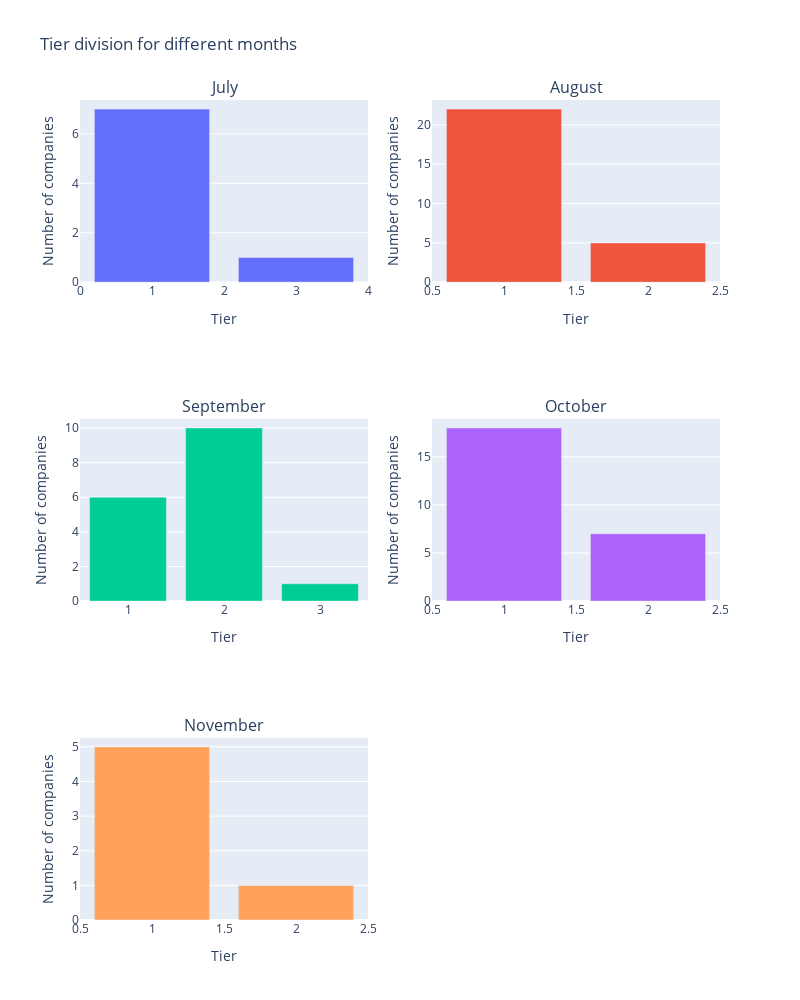

The code cell stored with this chart in its notebook:
### Code cell
from plotly.subplots import make_subplots
fig = make_subplots(rows=3, cols=2,subplot_titles=('July',"August","September","October","November"))
current=1
current_col = 1
for i in range(8,13):
    modified = df[(df['Date that the company has come']<datetime.datetime.strptime("2019-"+str(i)+"-01","%Y-%m-%d")) & (df['Date that the company has come']>datetime.datetime.strptime("2019-"+str(i-1)+"-01","%Y-%m-%d"))]
    #print('modified',modified)
    if(len(modified)):
        tier = dict(Counter(modified['Tier']))
        #print(current,current_col)
        fig.add_trace(go.Bar(x=list(tier.keys()),y=list(tier.values()),hovertext=list(tier.values())),row = current,col = current_col)
        current_col+=1
        #print(current,current_col)
        if(current_col==3):
            current_col=1
            current+=1
fig.update_layout(showlegend=False,height=1000,width=800,title="Tier division for different months") 


fig.update_yaxes(title_text="Number of companies", row=1, col=1)
fig.update_yaxes(title_text="Number of companies", row=1, col=2)
fig.update_yaxes(title_text="Number of companies", row=2, col=1)
fig.update_yaxes(title_text="Number of companies", row=2, col=2)
fig.update_yaxes(title_text="Number of companies", row=3, col=1)

fig.update_xaxes(title_text="Tier", row=1, col=1)
fig.update_xaxes(title_text="Tier", row=1, col=2)
fig.update_xaxes(title_text="Tier", row=2, col=1)
fig.update_xaxes(title_text="Tier", row=2, col=2)
fig.update_xaxes(title_text="Tier", row=3, col=1)
iplot(fig)

### Figure 1 — Plotly figure (JSON) as saved in the notebook; plotly's stock layout.template omitted (floating-point values rounded to 4 significant figures)
{"data": [{"hovertext": ["7", "1"], "type": "bar", "x": [1, 3], "xaxis": "x", "y": [7, 1], "yaxis": "y"}, {"hovertext": ["22", "5"], "type": "bar", "x": [1, 2], "xaxis": "x2", "y": [22, 5], "yaxis": "y2"}, {"hovertext": ["10", "6", "1"], "type": "bar", "x": [2, 1, 3], "xaxis": "x3", "y": [10, 6, 1], "yaxis": "y3"}, {"hovertext": ["7", "18"], "type": "bar", "x": [2, 1], "xaxis": "x4", "y": [7, 18], "yaxis": "y4"}, {"hovertext": ["5", "1"], "type": "bar", "x": [1, 2], "xaxis": "x5", "y": [5, 1], "yaxis": "y5"}], "layout": {"annotations": [{"font": {"size": 16}, "showarrow": false, "text": "July", "x": 0.225, "xanchor": "center", "xref": "paper", "y": 1, "yanchor": "bottom", "yref": "paper"}, {"font": {"size": 16}, "showarrow": false, "text": "August", "x": 0.775, "xanchor": "center", "xref": "paper", "y": 1, "yanchor": "bottom", "yref": "paper"}, {"font": {"size": 16}, "showarrow": false, "text": "September", "x": 0.225, "xanchor": "center", "xref": "paper", "y": 0.6111, "yanchor": "bottom", "yref": "paper"}, {"font": {"size": 16}, "showarrow": false, "text": "October", "x": 0.775, "xanchor": "center", "xref": "paper", "y": 0.6111, "yanchor": "bottom", "yref": "paper"}, {"font": {"size": 16}, "showarrow": false, "text": "November", "x": 0.225, "xanchor": "center", "xref": "paper", "y": 0.2222, "yanchor": "bottom", "yref": "paper"}], "height": 1000, "showlegend": false, "title": {"text": "Tier division for different months"}, "width": 800, "xaxis": {"anchor": "y", "domain": [0, 0.45], "title": {"text": "Tier"}}, "xaxis2": {"anchor": "y2", "domain": [0.55, 1], "title": {"text": "Tier"}}, "xaxis3": {"anchor": "y3", "domain": [0, 0.45], "title": {"text": "Tier"}}, "xaxis4": {"anchor": "y4", "domain": [0.55, 1], "title": {"text": "Tier"}}, "xaxis5": {"anchor": "y5", "domain": [0, 0.45], "title": {"text": "Tier"}}, "xaxis6": {"anchor": "y6", "domain": [0.55, 1]}, "yaxis": {"anchor": "x", "domain": [0.7778, 1], "title": {"text": "Number of companies"}}, "yaxis2": {"anchor": "x2", "domain": [0.7778, 1], "title": {"text": "Number of companies"}}, "yaxis3": {"anchor": "x3", "domain": [0.3889, 0.6111], "title": {"text": "Number of companies"}}, "yaxis4": {"anchor": "x4", "domain": [0.3889, 0.6111], "title": {"text": "Number of companies"}}, "yaxis5": {"anchor": "x5", "domain": [0, 0.2222], "title": {"text": "Number of companies"}}, "yaxis6": {"anchor": "x6", "domain": [0, 0.2222]}}}
